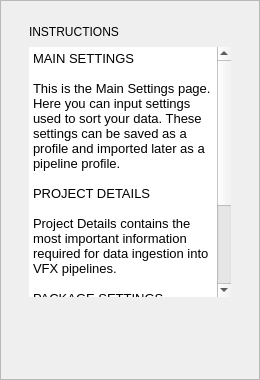
            <widget class="QFrame" name="frame01_instructions">
             <property name="sizePolicy">
              <sizepolicy hsizetype="Fixed" vsizetype="Preferred">
               <horstretch>0</horstretch>
               <verstretch>0</verstretch>
              </sizepolicy>
             </property>
             <property name="minimumSize">
              <size>
               <width>230</width>
               <height>340</height>
              </size>
             </property>
             <property name="maximumSize">
              <size>
               <width>260</width>
               <height>420</height>
              </size>
             </property>
             <property name="frameShape">
              <enum>QFrame::StyledPanel</enum>
             </property>
             <property name="frameShadow">
              <enum>QFrame::Raised</enum>
             </property>
             <layout class="QVBoxLayout" name="verticalLayout_4">
              <property name="spacing">
               <number>8</number>
              </property>
              <property name="leftMargin">
               <number>14</number>
              </property>
              <property name="topMargin">
               <number>12</number>
              </property>
              <property name="rightMargin">
               <number>14</number>
              </property>
              <property name="bottomMargin">
               <number>12</number>
              </property>
              <item>
               <layout class="QVBoxLayout" name="verticalLayout_3">
                <property name="spacing">
                 <number>8</number>
                </property>
                <property name="leftMargin">
                 <number>14</number>
                </property>
                <property name="topMargin">
                 <number>12</number>
                </property>
                <property name="rightMargin">
                 <number>14</number>
                </property>
                <property name="bottomMargin">
                 <number>12</number>
                </property>
                <item>
                 <widget class="QLabel" name="labelInstructionsTitle">
                  <property name="text">
                   <string>INSTRUCTIONS</string>
                  </property>
                 </widget>
                </item>
                <item>
                 <widget class="QTextBrowser" name="txtInstructions">
                  <property name="minimumSize">
                   <size>
                    <width>0</width>
                    <height>250</height>
                   </size>
                  </property>
                  <property name="maximumSize">
                   <size>
                    <width>210</width>
                    <height>320</height>
                   </size>
                  </property>
                  <property name="frameShape">
                   <enum>QFrame::NoFrame</enum>
                  </property>
                  <property name="html">
                   <string>&lt;!DOCTYPE HTML PUBLIC &quot;-//W3C//DTD HTML 4.0//EN&quot; &quot;http://www.w3.org/TR/REC-html40/strict.dtd&quot;&gt;
&lt;html&gt;&lt;head&gt;&lt;meta name=&quot;qrichtext&quot; content=&quot;1&quot; /&gt;&lt;style type=&quot;text/css&quot;&gt;
p, li { white-space: pre-wrap; }
&lt;/style&gt;&lt;/head&gt;&lt;body style=&quot; font-family:'Segoe UI'; font-size:9.5pt; font-weight:400; font-style:normal;&quot;&gt;
&lt;p style=&quot; margin-top:0px; margin-bottom:0px; margin-left:0px; margin-right:0px; -qt-block-indent:0; text-indent:0px;&quot;&gt;MAIN SETTINGS&lt;/p&gt;
&lt;p style=&quot;-qt-paragraph-type:empty; margin-top:0px; margin-bottom:0px; margin-left:0px; margin-right:0px; -qt-block-indent:0; text-indent:0px;&quot;&gt;&lt;br /&gt;&lt;/p&gt;
&lt;p style=&quot; margin-top:0px; margin-bottom:0px; margin-left:0px; margin-right:0px; -qt-block-indent:0; text-indent:0px;&quot;&gt;This is the Main Settings page. Here you can input settings&lt;/p&gt;
&lt;p style=&quot; margin-top:0px; margin-bottom:0px; margin-left:0px; margin-right:0px; -qt-block-indent:0; text-indent:0px;&quot;&gt;used to sort your data. These settings can be saved as a&lt;/p&gt;
&lt;p style=&quot; margin-top:0px; margin-bottom:0px; margin-left:0px; margin-right:0px; -qt-block-indent:0; text-indent:0px;&quot;&gt;profile and imported later as a pipeline profile.&lt;/p&gt;
&lt;p style=&quot;-qt-paragraph-type:empty; margin-top:0px; margin-bottom:0px; margin-left:0px; margin-right:0px; -qt-block-indent:0; text-indent:0px;&quot;&gt;&lt;br /&gt;&lt;/p&gt;
&lt;p style=&quot; margin-top:0px; margin-bottom:0px; margin-left:0px; margin-right:0px; -qt-block-indent:0; text-indent:0px;&quot;&gt;PROJECT DETAILS&lt;/p&gt;
&lt;p style=&quot;-qt-paragraph-type:empty; margin-top:0px; margin-bottom:0px; margin-left:0px; margin-right:0px; -qt-block-indent:0; text-indent:0px;&quot;&gt;&lt;br /&gt;&lt;/p&gt;
&lt;p style=&quot; margin-top:0px; margin-bottom:0px; margin-left:0px; margin-right:0px; -qt-block-indent:0; text-indent:0px;&quot;&gt;Project Details contains the most important information&lt;/p&gt;
&lt;p style=&quot; margin-top:0px; margin-bottom:0px; margin-left:0px; margin-right:0px; -qt-block-indent:0; text-indent:0px;&quot;&gt;required for data ingestion into VFX pipelines.&lt;/p&gt;
&lt;p style=&quot;-qt-paragraph-type:empty; margin-top:0px; margin-bottom:0px; margin-left:0px; margin-right:0px; -qt-block-indent:0; text-indent:0px;&quot;&gt;&lt;br /&gt;&lt;/p&gt;
&lt;p style=&quot; margin-top:0px; margin-bottom:0px; margin-left:0px; margin-right:0px; -qt-block-indent:0; text-indent:0px;&quot;&gt;PACKAGE SETTINGS&lt;/p&gt;
&lt;p style=&quot;-qt-paragraph-type:empty; margin-top:0px; margin-bottom:0px; margin-left:0px; margin-right:0px; -qt-block-indent:0; text-indent:0px;&quot;&gt;&lt;br /&gt;&lt;/p&gt;
&lt;p style=&quot; margin-top:0px; margin-bottom:0px; margin-left:0px; margin-right:0px; -qt-block-indent:0; text-indent:0px;&quot;&gt;Package Settings allows users to apply changes to the data&lt;/p&gt;
&lt;p style=&quot; margin-top:0px; margin-bottom:0px; margin-left:0px; margin-right:0px; -qt-block-indent:0; text-indent:0px;&quot;&gt;package and enable useful features such as generating YAML&lt;/p&gt;
&lt;p style=&quot; margin-top:0px; margin-bottom:0px; margin-left:0px; margin-right:0px; -qt-block-indent:0; text-indent:0px;&quot;&gt;reports or emailing others to notify them of the package.&lt;/p&gt;&lt;/body&gt;&lt;/html&gt;</string>
                  </property>
                  <property name="openExternalLinks">
                   <bool>true</bool>
                  </property>
                 </widget>
                </item>
                <item>
                 <widget class="QWidget" name="linksRow" native="true">
                  <property name="minimumSize">
                   <size>
                    <width>0</width>
                    <height>50</height>
                   </size>
                  </property>
                  <layout class="QHBoxLayout" name="horizontalLayout_15">
                   <item>
                    <layout class="QHBoxLayout" name="horizontalLayout_14"/>
                   </item>
                  </layout>
                 </widget>
                </item>
               </layout>
              </item>
             </layout>
            </widget>
